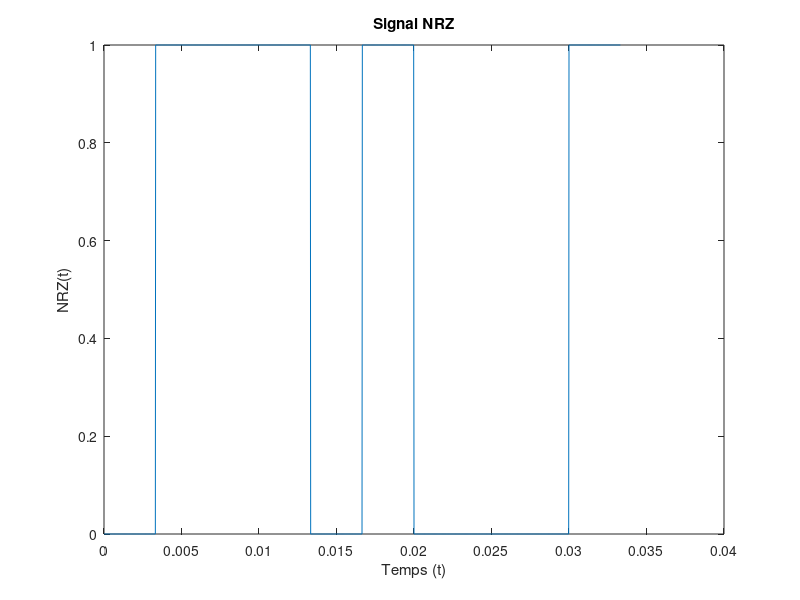
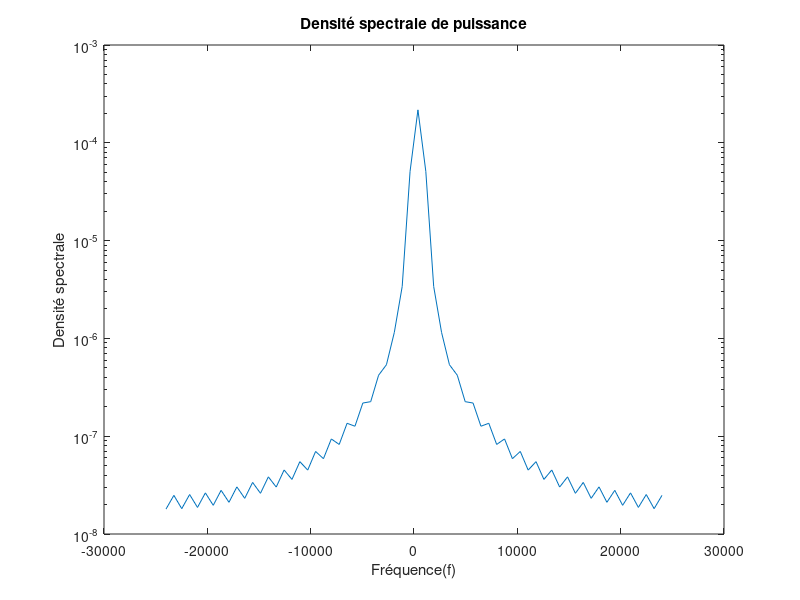
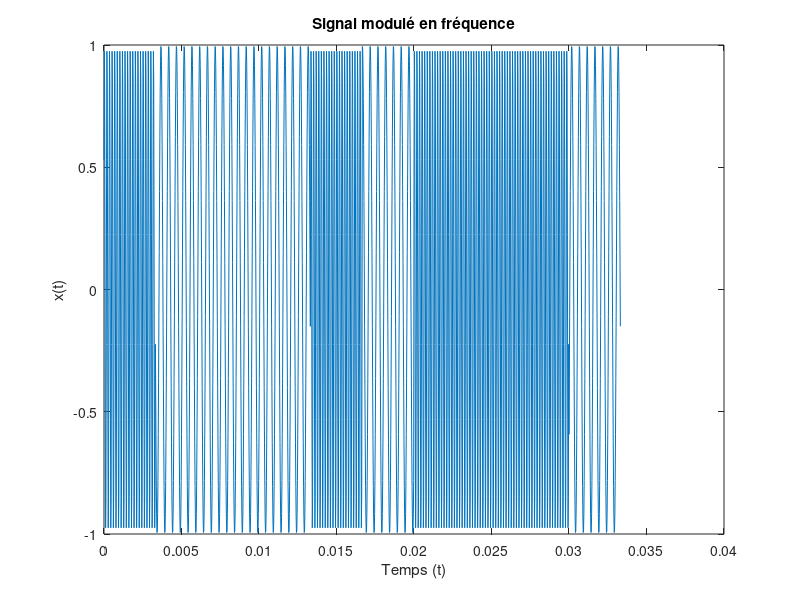
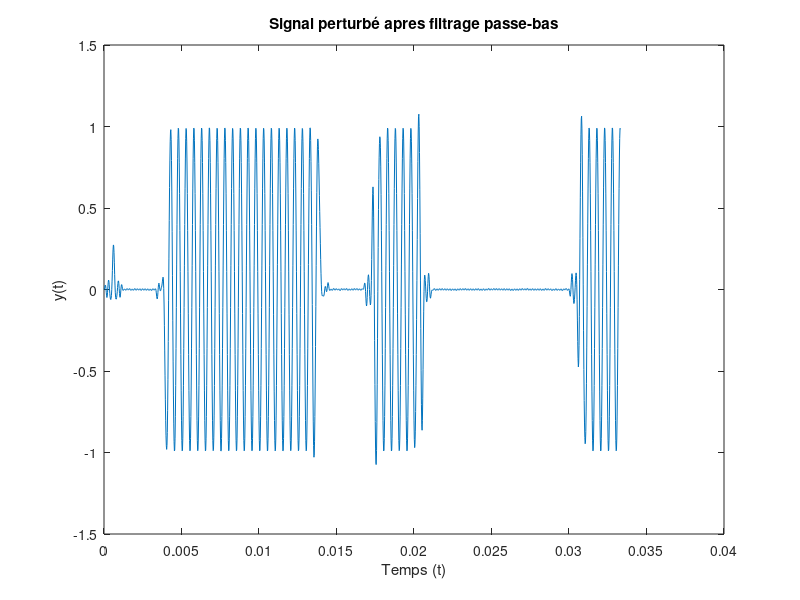

Write the MATLAB code that produced these figures, in order.
clear all
close all
% 3.1 Génération du signal NRZ 
% Constantes
Fe = 48000; 
Te = 1/Fe; 
Ts = 1/300;
Ns=floor(Ts/Te);
N_bits = 10;
F0 = 6000;
F1 = 2000;
Fc = (F0+F1)/2;
SNR = 50; %dB
n = Fc/Fe;
ordre= 61;

% Signal unipolaire
suite_bits = randi([0,1], 1,N_bits);
t = 0:Te:(N_bits*Ns-1)*Te;
B = ones(1,Ns);
NRZ = kron(suite_bits,B);
figure(1)
plot(t,NRZ)
title("Signal NRZ")
xlabel("Temps (t)")
ylabel("NRZ(t)")

% Densité spectrale de puissance
figure(2)
DSP=pwelch(NRZ,[],[],[],Fe,'twosided');
f = linspace(-Fe/2,Fe/2,length(DSP));
semilogy(f,fftshift(abs(DSP)))
title("Densité spectrale de puissance")
xlabel("Fréquence(f)")
ylabel("Densité spectrale")

% 3.2 Génération du signal modulé en fréquence
%Génération des cosinus
phi1 = 2*pi*rand(1);
phi2 = 2*pi*rand(1);
cos1 = cos(2*pi*F0*t+phi1);
cos2 = cos(2*pi*F1*t+phi2);
x = (1-NRZ).*cos1 + NRZ.*cos2;
figure(3)
plot(t,x)
title("Signal modulé en fréquence")
xlabel("Temps (t)")
ylabel("x(t)")

%4. Canal de transmission à bruit additif, blanc et Gaussien
%génération du bruit 

Px = mean(abs(x).^2);
Pb = Px*10^(-SNR/10);
bruit = sqrt(Pb)*randn(1,length(x));
% Signal modulé + bruit 
signal_perturbe = x + bruit;

% 5. Démodulation par fitrage 
% 5.1 Synthèse du filtre passe-bas
ordre_x = -(ordre-1)/2:(ordre-1)/2;
h_bas = 2*Fc/Fe*sinc(2*Fc/Fe*ordre_x);
y_bas = filter(h_bas,1,signal_perturbe);
figure(4)
plot(t, y_bas)
title("Signal perturbé apres filtrage passe-bas")
xlabel("Temps (t)")
ylabel("y(t)")

% 5.2 Synthèse du filtre passe-haut

h_haut = - 2*Fc/Fe*sinc(2*Fc/Fe*ordre_x);
h_haut((ordre+1)/2) = h_haut((ordre+1)/2)+1; 
y_haut = filter(h_haut,1,signal_perturbe);
figure(5)
plot(t, y_haut)
title("Signal perturbé après filtrage passe-haut")
xlabel("Temps (t)")
ylabel("y(t)")

% 5.4 Tracés à réaliser

% 5.5 Détection d'énergie
% Signal filtré passe-bas 
signal_filtre_paquet = reshape(y_bas,Ns,N_bits);
energie = sum(signal_filtre_paquet.^2);
K = (max(energie) + min(energie))/2;
signal_demodule = energie > K;
figure(6)
plot(1:N_bits,signal_demodule)
title("Signal démodulé après filtrage passe-bas")
xlabel("Temps (t)")
ylabel("y(t)")

% Taux d'erreur binaire
bits_differents = sum(suite_bits~=signal_demodule);
taux_erreur = bits_differents/N_bits

% 5.6 Modification du démodulateur

% Modifier les valeurs et observer

% 6. Démodulateur de fréquence adapté à la norme V21

% On teste
